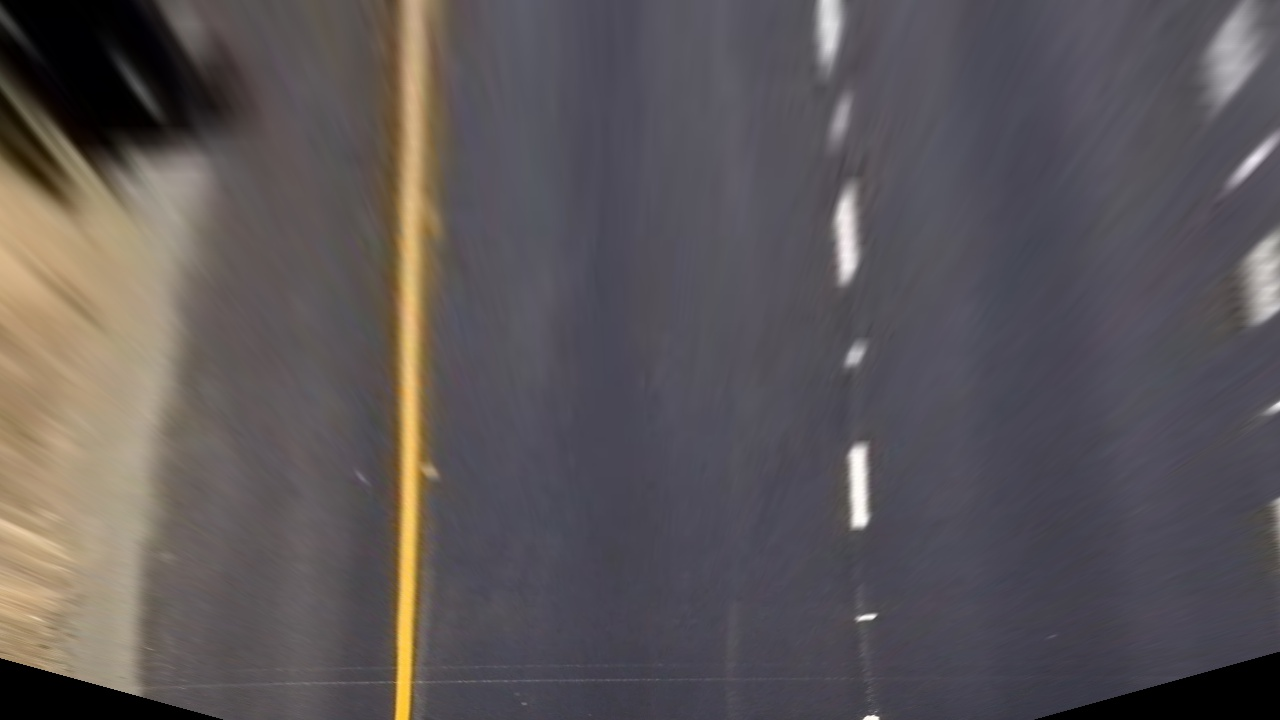
#> input picture test_images/result_transformed.jpg, 1280 x 720 px
$ python test.py   (older library calls are emulated)
#> lines starting #> are read from the running program, lines starting #| are printed output that depends on the picture; after the words box and inside, x2 and y2 are one past the last pixel; in counts of white or black regions, pixels touching at a corner belong together
### methods/threshold.py
import numpy as np
import cv2

def abs_sobel_thresh(img, orient='x', thresh_min=0, thresh_max=255):
    #gray = cv2.cvtColor(img, cv2.COLOR_RGB2GRAY)
    gray=img
    sobel = cv2.Sobel(gray, cv2.CV_64F, 1, 0) if orient == 'x' else cv2.Sobel(gray, cv2.CV_64F, 0, 1)
    abs_sobel = np.absolute(sobel)
    scaled = np.uint8(255*abs_sobel/np.max(abs_sobel))
    binary = np.zeros_like(scaled)
    binary[(scaled <= thresh_max) & (scaled >= thresh_min)] = 1
    return binary

# [10 lines left out: function mag_thresh, not called in this run]

'''
Direction of the gradient is computed with arctan(sobely/sobelx)
'''
def dir_threshold(img, sobel_kernel=3, thresh=(0, np.pi/2)):
    gray = cv2.cvtColor(img, cv2.COLOR_RGB2GRAY)
    sobelx = cv2.Sobel(gray, cv2.CV_64F, 1, 0, ksize=sobel_kernel)
    sobely = cv2.Sobel(gray, cv2.CV_64F, 0, 1, ksize=sobel_kernel)
    abs_sobelx = np.absolute(sobelx)
    abs_sobely = np.absolute(sobely)
    direction = np.arctan2(abs_sobely, abs_sobelx)
    binary = np.zeros_like(direction)
    binary[(direction <= thresh[1]) & (direction >= thresh[0])] = 1
    return binary

def s_select_thresh(img, thresh=(0, 255)):
    hls = cv2.cvtColor(img, cv2.COLOR_RGB2HLS)
    s = hls[:,:,2]
    binary_output = np.zeros_like(s)
    binary_output[(s <= thresh[1]) & (s > thresh[0])] = 1
    return binary_output

def s_select(img):
    hls = cv2.cvtColor(img, cv2.COLOR_RGB2HLS)
    s = hls[:,:,2]
    return s

def process_image(image):
    hls = s_select_thresh(image, (140, 255))
    s = s_select(image)
    sobelx = abs_sobel_thresh(s, 'x', 7, 140)
    dr = dir_threshold(image, 3,(0.001, 0.3))
    combined = np.zeros_like(s)
    combined[((dr == 1) & (sobelx == 1)) | (hls == 1)] = 1
    return combined

### test.py
import cv2
import pickle
import matplotlib.pyplot as plt
from methods import threshold
from methods import transform_perspective as trp
from methods import warp

M = pickle.load(open("params/perspectiveTransformMatrix.p", "rb"))
#> (reads params/perspectiveTransformMatrix.p from the repository)

dist_pickle = pickle.load( open( "params/calibration.p", "rb" ) )
#> (reads params/calibration.p from the repository)
mtx = dist_pickle[0]
dist = dist_pickle[1]

image = cv2.imread('test_images/result_transformed.jpg')
#> image is the input picture: shape (720, 1280, 3); mean B, G, R 87.6, 85.6, 91.2
thresholded = threshold.process_image(image)
#> in s_select_thresh, `hls = cv2.cvtColor(img, cv2.COLOR_RGB2HLS)`: hls: shape (720, 1280, 3); mean of channels 0, 1, 2 132.7, 88.7, 25.6
#> in process_image, `hls = s_select_thresh(image, (140, 255))`:
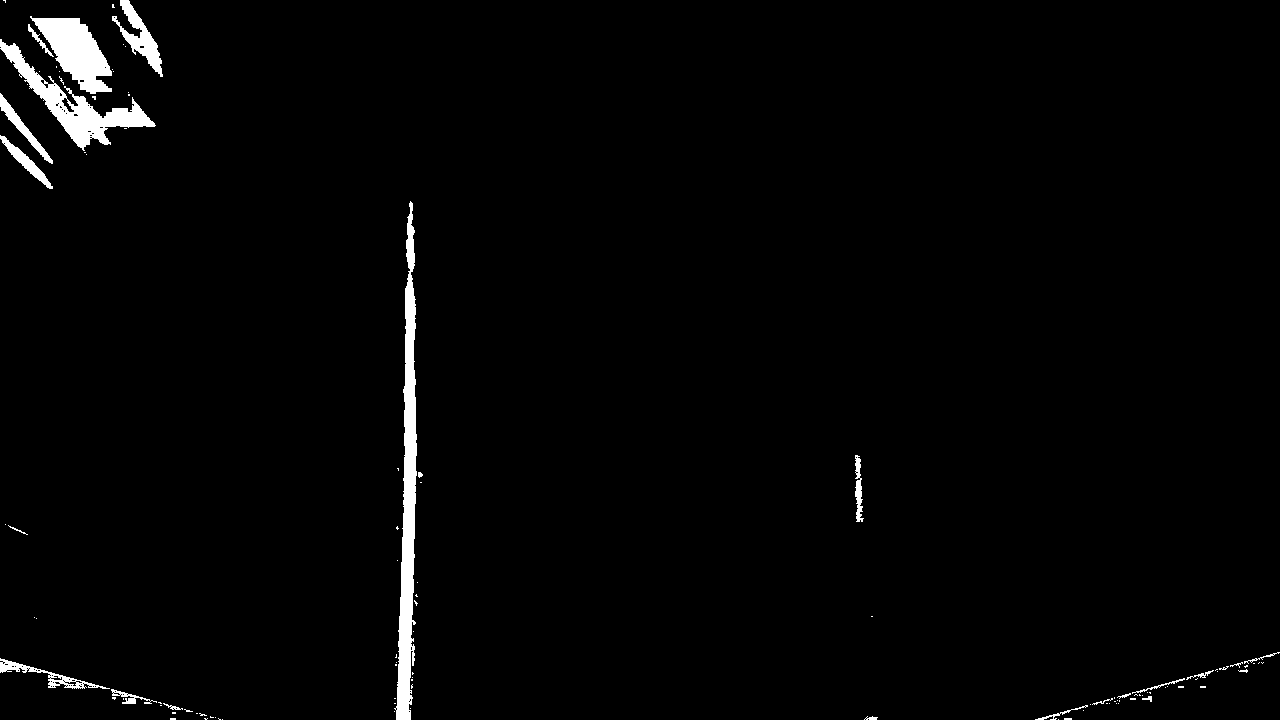
#> hls: shape (720, 1280); values 0 (black) and 1 (white), 1.9% white; 107 white regions (84 under 20 px), largest, box (x1, y1, x2, y2) and area: (394, 201, 417, 720) 5704, (0, 39, 156, 151) 3747, (30, 16, 112, 94) 3188
#> in abs_sobel_thresh, `sobel = cv2.Sobel(gray, cv2.CV_64F, 1, 0) if orient == 'x' else cv2.So..`:
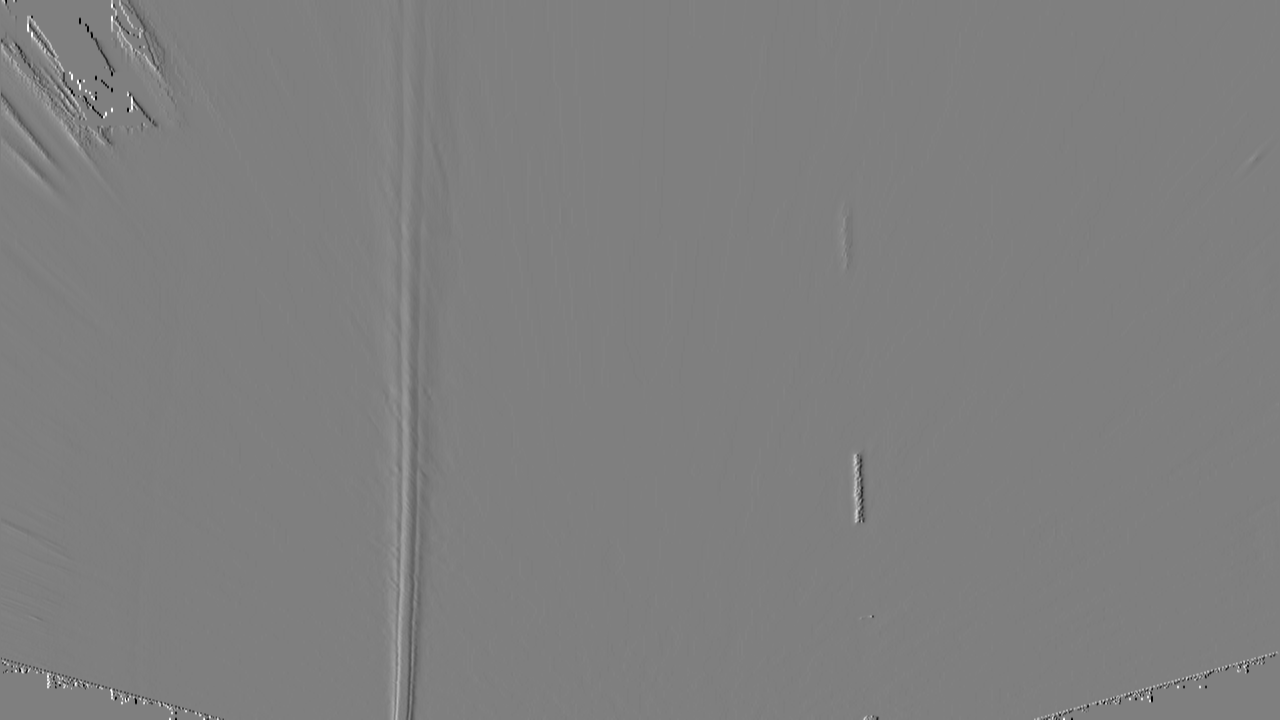
#> sobel: shape (720, 1280) float64; min -1020, max 1020, mean -0.4; drawn with min black and max white
#> in process_image, `sobelx = abs_sobel_thresh(s, 'x', 7, 140)`: sobelx: shape (720, 1280); values 0 (black) and 1 (white), 4.6% white; 517 white regions (454 under 20 px), largest, box (x1, y1, x2, y2) and area: (374, 21, 443, 720) 20432, (1, 15, 122, 182) 4805, (111, 0, 184, 119) 2958
#> in dir_threshold, `direction = np.arctan2(abs_sobely, abs_sobelx)`:
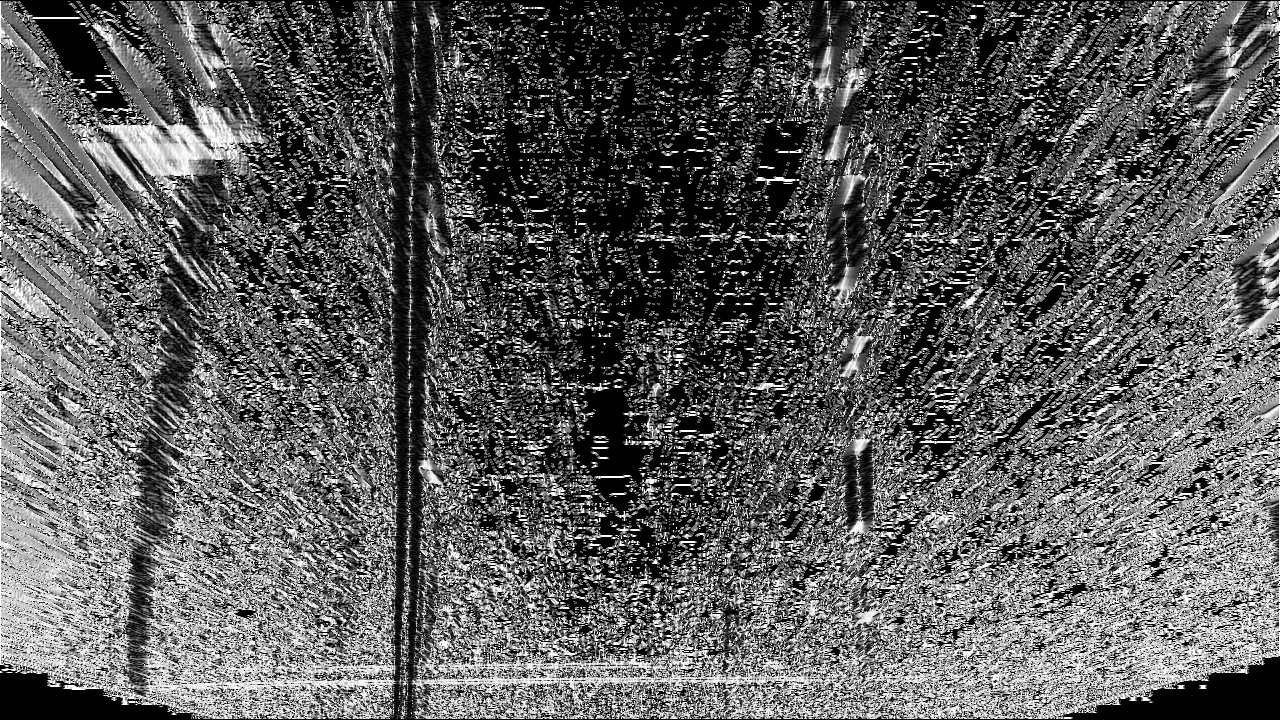
#> direction: shape (720, 1280) float64; min 0, max 1.57, mean 0.567; drawn with min black and max white
#> in process_image, `dr = dir_threshold(image, 3,(0.001, 0.3))`: dr: shape (720, 1280) float64; values 0 (black) and 1 (white), 7.6% white in thin lines or dots
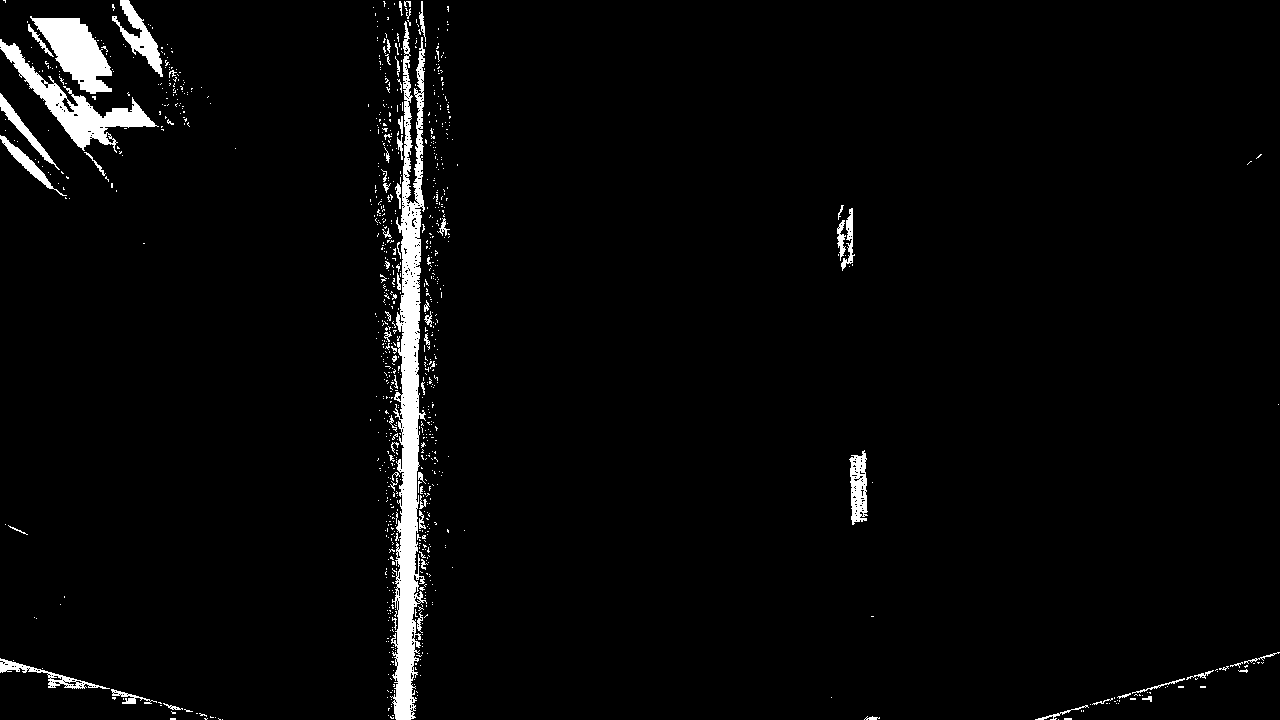
#> thresholded: shape (720, 1280); values 0 (black) and 1 (white), 3.1% white; 942 white regions (873 under 20 px), largest, box (x1, y1, x2, y2) and area: (390, 21, 427, 720) 11537, (0, 39, 159, 153) 3816, (30, 16, 112, 94) 3194
#warped = warp.process(thresholded)
cv2.imwrite('test_images/result_thresholded.jpg', thresholded)
